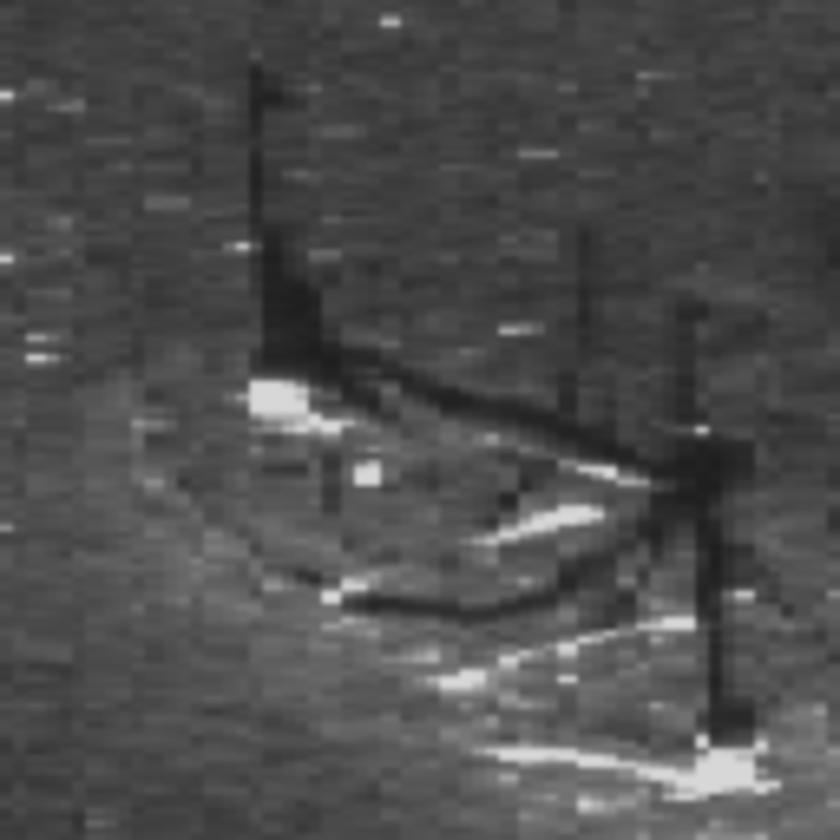
#> input picture data/bremen_obj/super_resolution/boat_0001.png, 840 x 840 px, shrunk from 2048 x 2048 before the run
$ python -i geometry.py   (imports and definitions only)
#> lines starting #> are read from the running program, lines starting #| are printed output that depends on the picture; after the words box and inside, x2 and y2 are one past the last pixel; in counts of white or black regions, pixels touching at a corner belong together
"""Swath geometry of a full-swath SSS intensity image: nadir, water column, and where objects may go.

All images in the three domains are waterfall displays with port on the left, starboard on the right,
and a dark water-column band around a centre nadir line. The band width changes row by row with
altitude, so it is found per row.
"""
from dataclasses import dataclass

import cv2
import numpy as np
from scipy.ndimage import median_filter


@dataclass
class Swath:
    nadir_x: int               # column of the nadir line
    wc_left: np.ndarray        # per row: first seafloor column going left from nadir (exclusive edge)
    wc_right: np.ndarray       # per row: first seafloor column going right from nadir
    seafloor: np.ndarray       # bool HxW: pixels where an object may be placed
    dark_level: float          # intensity of the water column / shadow level

    def range_norm(self, x, y):
        """Normalised ground range in [0, 1]: 0 at the first bottom return, 1 at the swath edge."""
        w = self.seafloor.shape[1]
        if x >= self.nadir_x:
            return float(np.clip((x - self.wc_right[y]) / max(1, w - self.wc_right[y]), 0, 1))
        return float(np.clip((self.wc_left[y] - x) / max(1, self.wc_left[y]), 0, 1))

    def side(self, x):
        """+1 for starboard (shadow points right), -1 for port (shadow points left)."""
        return 1 if x >= self.nadir_x else -1


def flat_mask(gray, win=15, std_thresh=1.0):
    """Regions with almost no local variation: UI panels, black padding, letterbox bars.
    Real seafloor always carries speckle, so flat means 'not sonar data'."""
    g = gray.astype(np.float32)
    mean = cv2.blur(g, (win, win))
    var = cv2.blur(g * g, (win, win)) - mean * mean
    return np.sqrt(np.clip(var, 0, None)) < std_thresh


def ui_text_mask(bgr):
    """Bright, colourless pixels: white/grey overlay text and icons on a colour sonar palette.
    Needs the original colour screenshot; computed once in prepare_data and stored as a mask file."""
    hsv = cv2.cvtColor(np.ascontiguousarray(bgr), cv2.COLOR_BGR2HSV)
    text = (hsv[..., 1] < 40) & (hsv[..., 2] > 200)
    return cv2.dilate(text.astype(np.uint8), np.ones((15, 15), np.uint8)) > 0


def analyze(gray, ui_mask=None):
    gray = gray.astype(np.float32)
    h, w = gray.shape
#> h = 840; w = 840
    smooth = cv2.GaussianBlur(gray, (0, 0), sigmaX=max(2.0, w / 200), sigmaY=max(2.0, h / 100))
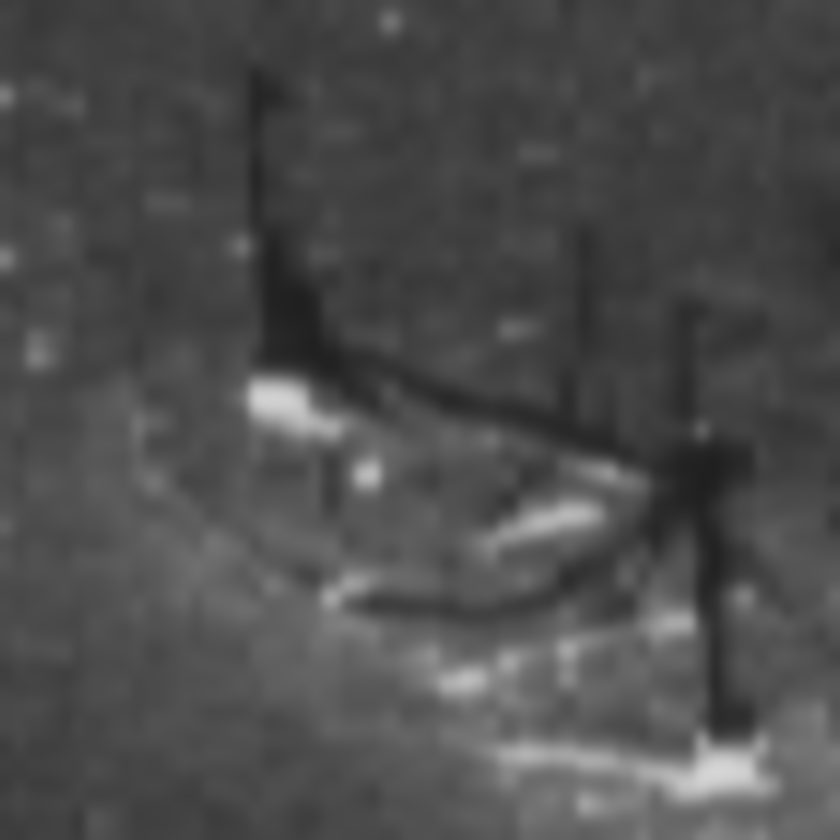
#> smooth: shape (840, 840) float32; min 32.1, max 213.4, mean 77.4

    # Nadir: centre of the dark band in the middle 40% of the image.
    prof = smooth.mean(0)
#> prof = 840 values, max 85.42 at index 524, min 68.19 at index 715, mean 77.44
    lo, hi = int(0.3 * w), int(0.7 * w)
#> lo = 252; hi = 588
    floor_level = np.percentile(prof, 75)
#> floor_level = 79.68
    band = prof[lo:hi] < 0.5 * floor_level
    if band.any():
        cols = np.nonzero(band)[0] + lo
        nadir_x = int((cols.min() + cols.max()) / 2)
    else:
        nadir_x = w // 2
#> nadir_x = 420

    # Per row, walk outward from nadir until the smoothed intensity reaches half the seafloor level.
    thresh = 0.5 * floor_level
#> thresh = 39.84
    wc_left = np.zeros(h, int)
#> wc_left = 840 values from 0 to 0
    wc_right = np.zeros(h, int)
#> wc_right = 840 values from 0 to 0
    for y in range(h):
        row = smooth[y]
        right = np.nonzero(row[nadir_x:] > thresh)[0]
        left = np.nonzero(row[:nadir_x][::-1] > thresh)[0]
        wc_right[y] = nadir_x + (right[0] if right.size else w - nadir_x)
        wc_left[y] = nadir_x - (left[0] if left.size else nadir_x)
#> after the loop, wc_left = 840 values from 420 to 420; wc_right = 840 values from 420 to 420
    k = max(3, h // 40) | 1
#> k = 21
    wc_right = median_filter(wc_right, k)
    wc_left = median_filter(wc_left, k)

    cols = np.arange(w)[None, :]
    outside_wc = (cols < wc_left[:, None]) | (cols >= wc_right[:, None])
#> outside_wc: shape (840, 840) bool; every value is 1
    bad = flat_mask(gray)
#> in flat_mask, `var = cv2.blur(g * g, (win, win)) - mean * mean`:
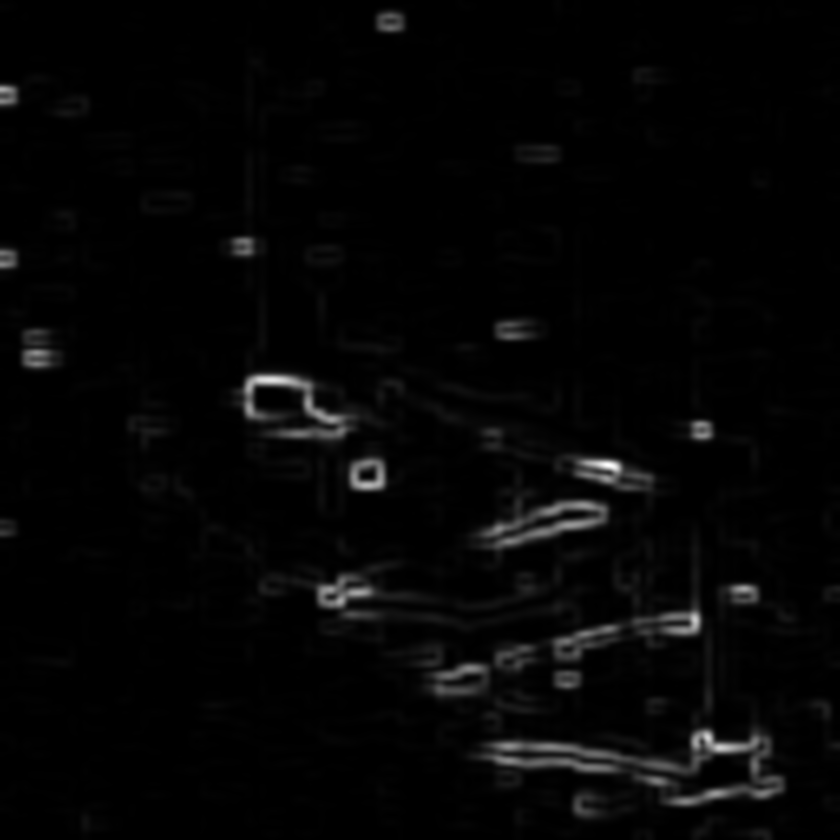
#> var: shape (840, 840) float32; min 0, max 3659, mean 82.8; drawn with min black and max white
#> in flat_mask, `return np.sqrt(np.clip(var, 0, None)) < std_thresh`:
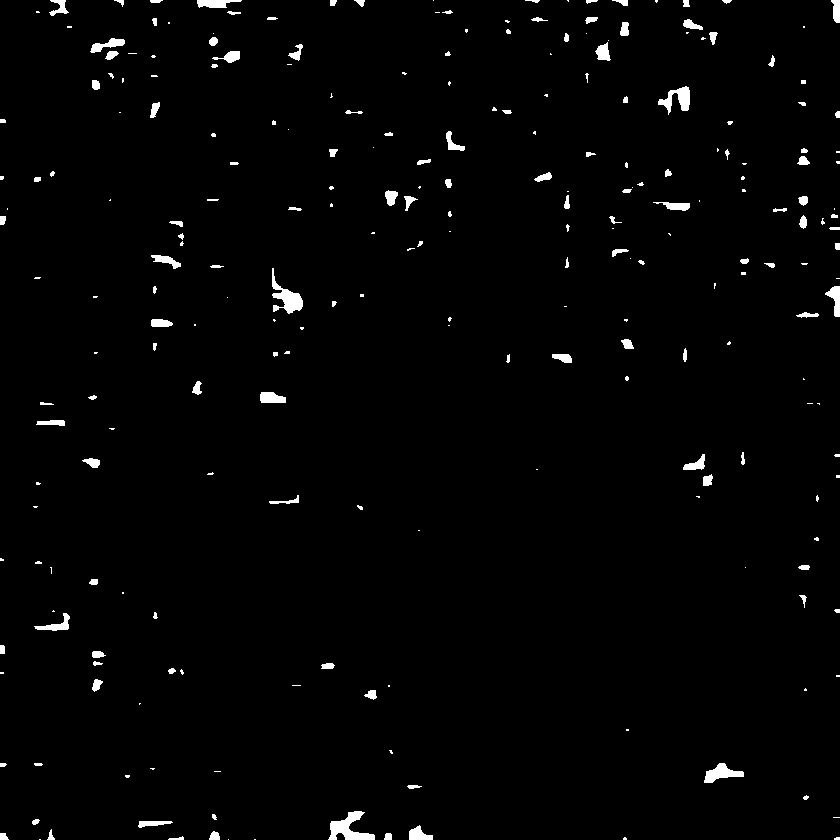
#> returned value: shape (840, 840) bool; 1.6% white; 252 white regions (121 under 20 px), largest, box (x1, y1, x2, y2) and area: (328, 811, 375, 840) 653, (272, 268, 303, 314) 558, (658, 86, 690, 115) 423
    if ui_mask is not None:
        bad |= ui_mask
    bad = cv2.dilate(bad.astype(np.uint8), np.ones((15, 15), np.uint8)) > 0
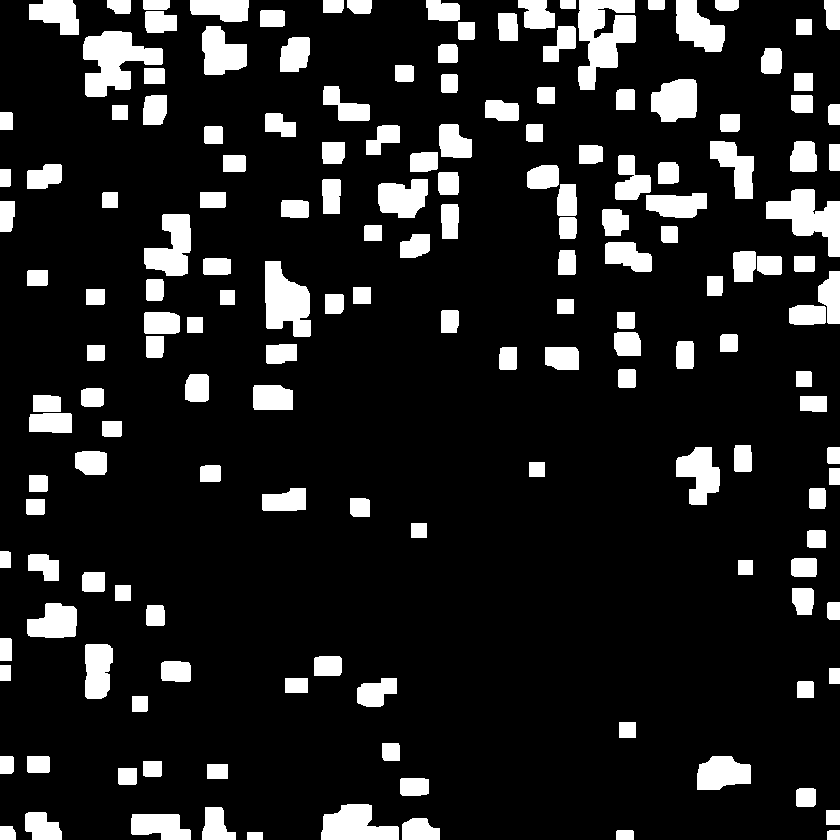
#> bad: shape (840, 840) bool; 13.8% white; 166 white regions, largest, box (x1, y1, x2, y2) and area: (578, 0, 636, 90) 3199, (83, 31, 163, 97) 3005, (766, 189, 840, 257) 2524
    seafloor = outside_wc & ~bad

    wc = gray[~outside_wc & ~bad]
#> wc = empty array
    dark = float(np.median(wc)) if wc.size > 100 else float(np.percentile(gray, 3))
#> dark = 43
    return Swath(nadir_x, wc_left, wc_right, seafloor, dark)

>>> import cv2
>>> picture = cv2.imread('../data/bremen_obj/super_resolution/boat_0001.png', cv2.IMREAD_GRAYSCALE)
>>> result = analyze(picture)
